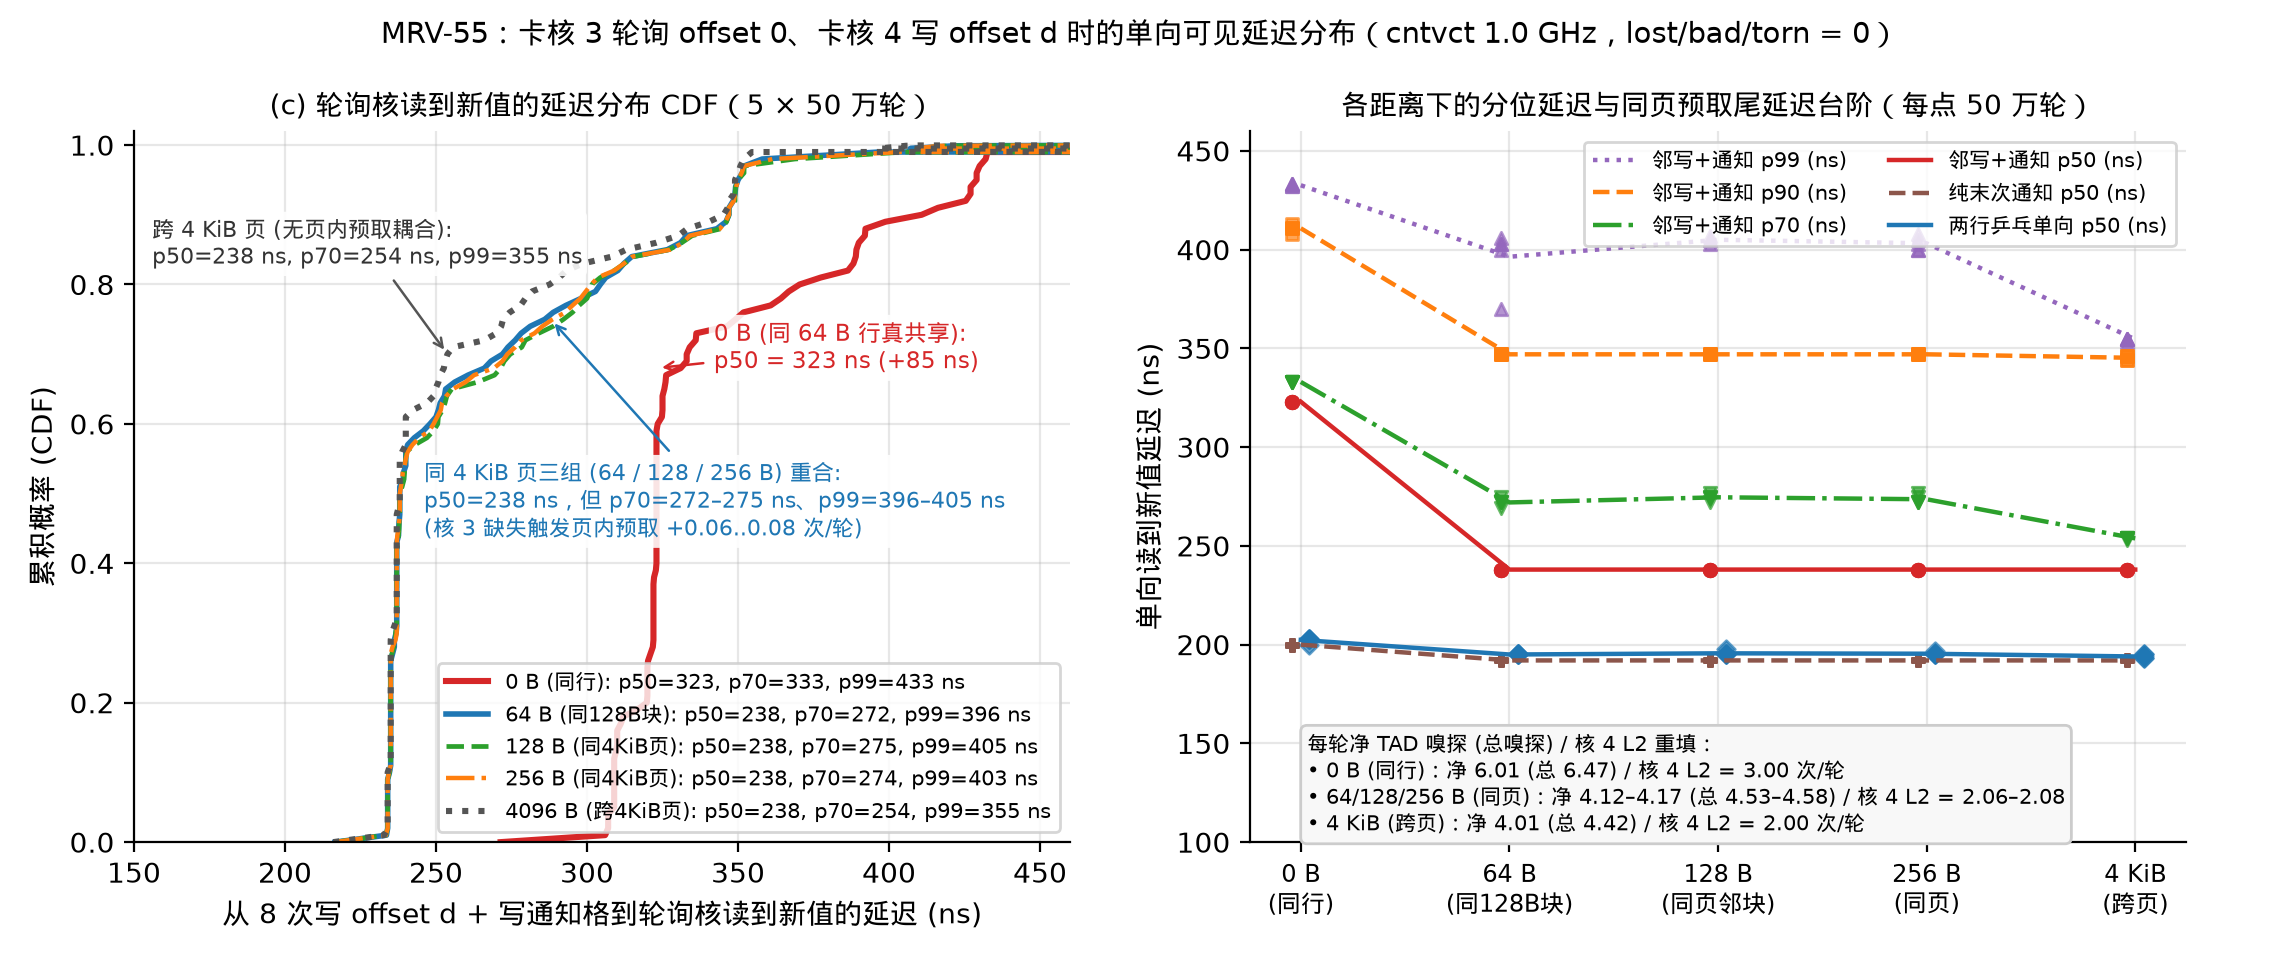

Write Python code to recreate this figure.
"""MRV-55: Poll-write new-value arrival latency distributions across distances 0 B..4 KiB.

Reads logs/mrv55-2026-11-18/runs.jsonl (modes `poll_bystander_lat` and `poll_pingpong`,
5 reps x 500,000 rounds per distance, lost/bad/torn = 0) and plots the empirical CDFs
and quantile / snoop summaries, highlighting both the 0 B -> 64 B true-sharing jump and
the intra-4 KiB page (64/128/256 B) vs cross-page (4 KiB) spatial prefetcher tail shift.

    uv run --with matplotlib python docs/figures/mrv-55-poll-latency.py
"""
import json
from collections import defaultdict
from pathlib import Path

from mrvplot import plt, save

ROOT = Path(__file__).resolve().parents[2]
RUNS = ROOT / "logs/mrv55-2026-11-18/runs.jsonl"

DISTS = [0, 64, 128, 256, 4096]
DIST_LABELS = ["0 B\n(同行)", "64 B\n(同128B块)", "128 B\n(同页邻块)", "256 B\n(同页)", "4 KiB\n(跨页)"]
COLORS = {
    0: "#d62728",
    64: "#1f77b4",
    128: "#2ca02c",
    256: "#ff7f0e",
    4096: "#555555",
}
STYLES = {
    0: ("-", 2.2),
    64: ("-", 2.0),
    128: ("--", 1.7),
    256: ("-.", 1.6),
    4096: (":", 2.2),
}

records = [json.loads(line) for line in RUNS.read_text().splitlines()]
by_key = defaultdict(list)
for r in records:
    assert r["lost"] == 0 and r["bad"] == 0 and r["torn"] == 0
    by_key[(r["mode"], r["dist_bytes"])].append(r)

idle_snp_per_s = sum(r["tad"]["tad_snp_msh_out_any"]["per_s"] for r in by_key[("idle", 0)]) / 5

fig, axes = plt.subplots(1, 2, figsize=(11.4, 4.8))

# Left panel: CDF of burst+notification latency (`burst_cdf_ns`) in `poll_bystander_lat`
ax = axes[0]
for d in DISTS:
    rs = by_key[("poll_bystander_lat", d)]
    assert len(rs) == 5
    probs = [pt[0] for pt in rs[0]["burst_cdf_ns"]]
    avg_xs = [sum(r["burst_cdf_ns"][i][1] for r in rs) / len(rs) for i in range(len(probs))]
    ls, lw = STYLES[d]
    tag = "同行" if d == 0 else ("同128B块" if d == 64 else ("同4KiB页" if d < 4096 else "跨4KiB页"))
    lbl = f"{d} B ({tag}): p50={avg_xs[50]:.0f}, p70={avg_xs[70]:.0f}, p99={avg_xs[99]:.0f} ns"
    ax.plot(avg_xs, probs, color=COLORS[d], ls=ls, lw=lw, label=lbl)

bbox_cfg = dict(boxstyle="round,pad=0.22", facecolor="white", alpha=0.88, edgecolor="none")
ax.annotate("跨 4 KiB 页 (无页内预取耦合):\np50=238 ns, p70=254 ns, p99=355 ns",
            xy=(253.8, 0.70), xytext=(156, 0.83),
            fontsize=8.0, color="#333333", bbox=bbox_cfg, arrowprops=dict(arrowstyle="->", color="#555555", lw=0.9))
ax.annotate("同 4 KiB 页三组 (64 / 128 / 256 B) 重合:\np50=238 ns，但 p70=272–275 ns、p99=396–405 ns\n(核 3 缺失触发页内预取 +0.06..0.08 次/轮)",
            xy=(288.0, 0.75), xytext=(246, 0.44),
            fontsize=8.0, color="#1f77b4", bbox=bbox_cfg, arrowprops=dict(arrowstyle="->", color="#1f77b4", lw=0.9))
ax.annotate("0 B (同 64 B 行真共享):\np50 = 323 ns (+85 ns)",
            xy=(323, 0.68), xytext=(342, 0.68),
            fontsize=8.2, color="#d62728", bbox=bbox_cfg, arrowprops=dict(arrowstyle="->", color="#d62728", lw=0.9))
ax.set_xlim(150, 460)
ax.set_ylim(0, 1.02)
ax.set_xlabel("从 8 次写 offset d + 写通知格到轮询核读到新值的延迟 (ns)")
ax.set_ylabel("累积概率 (CDF)")
ax.set_title("(c) 轮询核读到新值的延迟分布 CDF（5 × 50 万轮）", fontsize=10)
ax.legend(loc="lower right", fontsize=7.6, frameon=True)

# Right panel: p50 / p70 / p90 / p99 latency & TAD snoops per round vs distance
ax = axes[1]
x_idx = list(range(len(DISTS)))

for key_fn, lbl, color, marker, ls in [
    (lambda r: r["burst_lat_ns"]["p99"], "邻写+通知 p99 (ns)", "#9467bd", "^", ":"),
    (lambda r: r["burst_lat_ns"]["p90"], "邻写+通知 p90 (ns)", "#ff7f0e", "s", "--"),
    (lambda r: dict(r["burst_cdf_ns"])[0.70], "邻写+通知 p70 (ns)", "#2ca02c", "v", "-."),
    (lambda r: r["burst_lat_ns"]["p50"], "邻写+通知 p50 (ns)", "#d62728", "o", "-"),
    (lambda r: r["lat_ns"]["p50"], "纯末次通知 p50 (ns)", "#8c564b", "P", "--"),
]:
    means = []
    for i, d in enumerate(DISTS):
        rs = by_key[("poll_bystander_lat", d)]
        ys = [key_fn(r) for r in rs]
        ax.scatter([i - 0.04] * len(ys), ys, s=20, color=color, marker=marker, alpha=0.7, zorder=3)
        means.append(sum(ys) / len(ys))
    ax.plot(x_idx, means, color=color, lw=1.6, ls=ls, label=lbl, zorder=4)

pp_means = []
for i, d in enumerate(DISTS):
    rs = by_key[("poll_pingpong", d)]
    ys = [r["lat_ns"]["p50"] for r in rs]
    ax.scatter([i + 0.04] * len(ys), ys, s=20, color="#1f77b4", marker="D", alpha=0.7, zorder=3)
    pp_means.append(sum(ys) / len(ys))
ax.plot(x_idx, pp_means, color="#1f77b4", lw=1.6, ls="-", label="两行乒乓单向 p50 (ns)", zorder=4)

ax.text(0.03, 106,
        "每轮净 TAD 嗅探 (总嗅探) / 核 4 L2 重填：\n"
        "• 0 B (同行)：净 6.01 (总 6.47) / 核 4 L2 = 3.00 次/轮\n"
        "• 64/128/256 B (同页)：净 4.12–4.17 (总 4.53–4.58) / 核 4 L2 = 2.06–2.08\n"
        "• 4 KiB (跨页)：净 4.01 (总 4.42) / 核 4 L2 = 2.00 次/轮",
        fontsize=7.6, bbox=dict(boxstyle="round,pad=0.3", facecolor="#f8f8f8", edgecolor="#cccccc"))

ax.set_xticks(x_idx, DIST_LABELS, fontsize=8.5)
ax.set_ylabel("单向读到新值延迟 (ns)")
ax.set_ylim(100, 460)
ax.set_title("各距离下的分位延迟与同页预取尾延迟台阶（每点 50 万轮）", fontsize=10)
ax.legend(loc="upper right", fontsize=7.6, frameon=True, ncol=2)

fig.suptitle("MRV-55：卡核 3 轮询 offset 0、卡核 4 写 offset d 时的单向可见延迟分布（cntvct 1.0 GHz，lost/bad/torn = 0）",
             fontsize=10.5)
print(save(fig, "mrv-55-poll-latency"))
